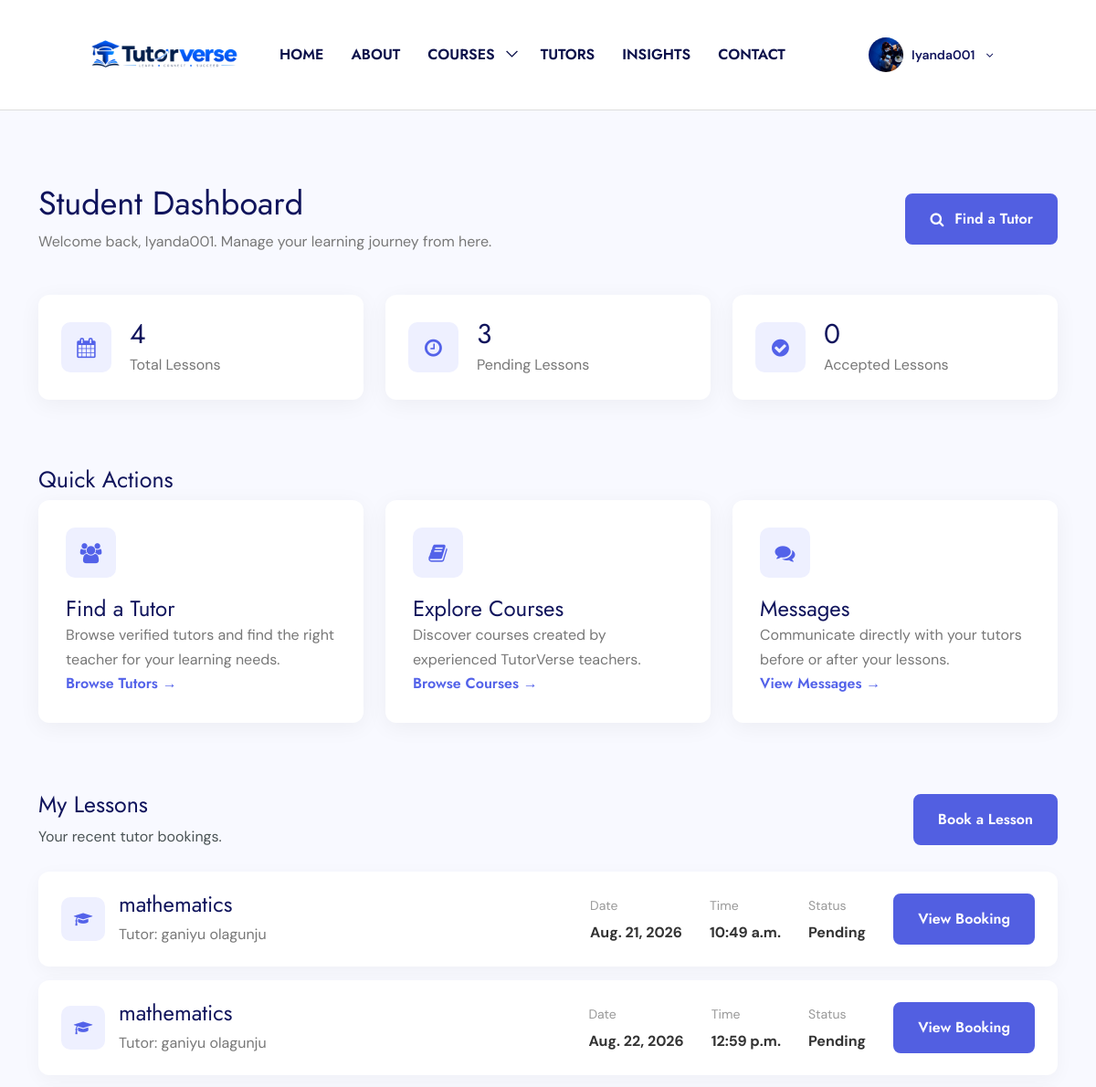
/student/ (signed in, upper part), run on an earlier commit of the app's database.
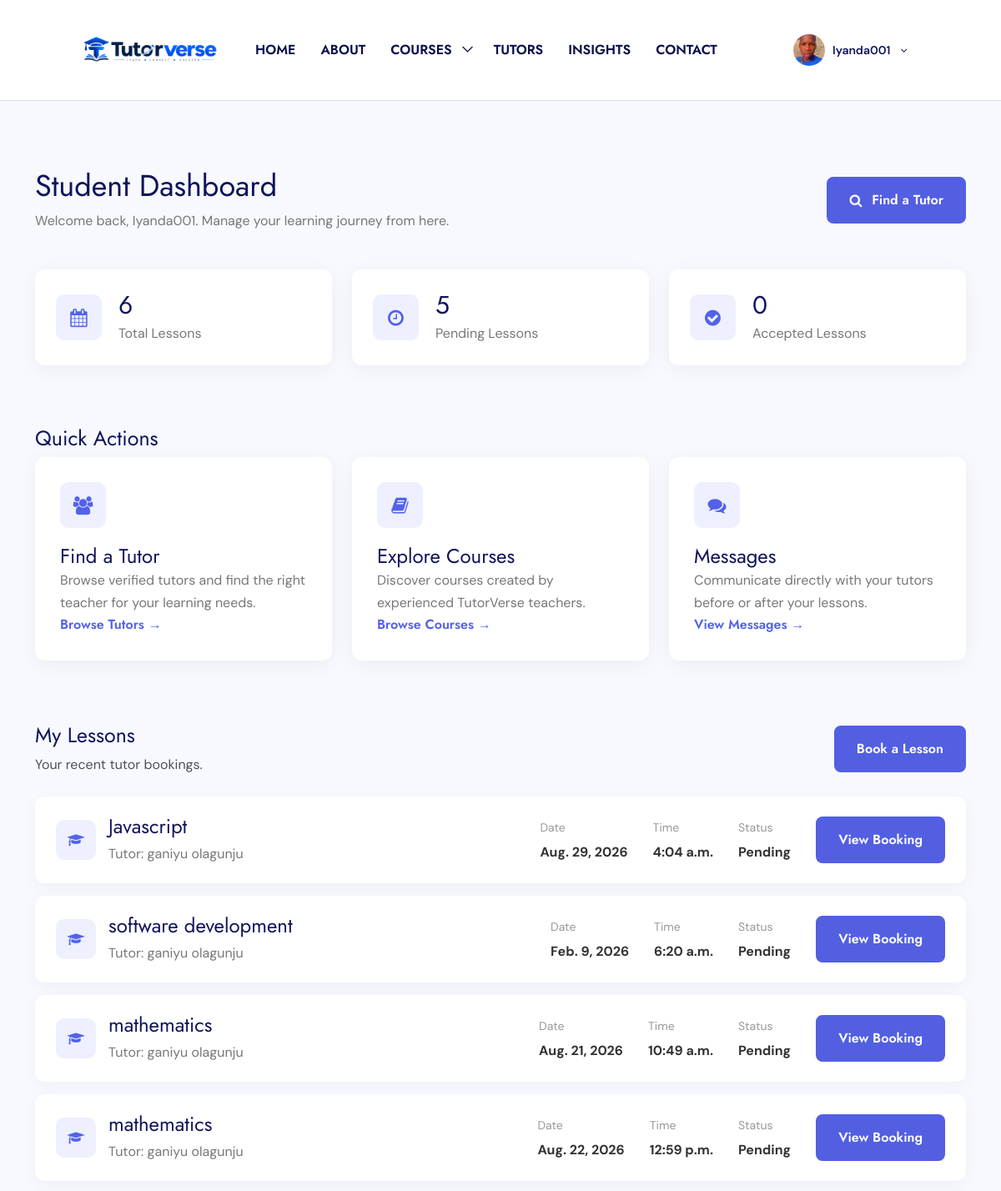
And on a later commit of the database.
### accounts/models.py (models this page shows, shortened)
class User(AbstractUser):
    ROLE_CHOICES = (
        ('student', 'Student'),
        ('teacher', 'Teacher'),
        ('admin', 'Admin'),
    )
    role = models.CharField(
        max_length=20,
        choices=ROLE_CHOICES,
        default='student'
    )
    phone_number = models.CharField(
        max_length=20,
        blank=True
    )
    profile_picture = models.ImageField(
        upload_to='profiles/',
        blank=True,
        null=True
    )

### students/models.py (models this page shows, shortened)
class StudentProfile(models.Model):
    user = models.OneToOneField(
        settings.AUTH_USER_MODEL,
        on_delete=models.CASCADE
    )
    school = models.CharField(
        max_length=200,
        blank=True
    )
    level = models.CharField(
        max_length=100,
        blank=True
    )
    city = models.CharField(
        max_length=100
    )
    state = models.CharField(
        max_length=100
    )
    profile_picture = models.ImageField(
        upload_to='students/',
        blank=True,
        null=True
    )
    joined_at = models.DateTimeField(
        auto_now_add=True
    )

### bookings/models.py (models this page shows, shortened)
class Booking(models.Model):
    STATUS_CHOICES = (
        ('pending', 'Pending'),
        ('accepted', 'Accepted'),
        ('completed', 'Completed'),
        ('cancelled', 'Cancelled'),
    )
    student = models.ForeignKey(
        settings.AUTH_USER_MODEL,
        on_delete=models.CASCADE,
        related_name="student_bookings"
    )
    teacher = models.ForeignKey(
        TeacherProfile,
        on_delete=models.CASCADE,
        related_name="teacher_bookings"
    )
    subject = models.CharField(
        max_length=150
    )
    lesson_date = models.DateField()
    lesson_time = models.TimeField()
    duration = models.PositiveIntegerField(
        default=60,
        help_text="Duration in minutes"
    )
    location = models.CharField(
        max_length=255,
        blank=True
    )
    is_online = models.BooleanField(
        default=True
    )
    meeting_link = models.URLField(
        blank=True,
        null=True
    )
    note = models.TextField(
        blank=True
    )
    status = models.CharField(
        max_length=20,
        choices=STATUS_CHOICES,
        default='pending'
    )
    booked_at = models.DateTimeField(
        auto_now_add=True
    )

### teachers/models.py (models this page shows, shortened)
class TeacherProfile(models.Model):
    LESSON_MODE = (
        ('online', 'Online'),
        ('offline', 'Offline'),
        ('both', 'Both'),
    )
    user = models.OneToOneField(
        settings.AUTH_USER_MODEL,
        on_delete=models.CASCADE
    )
    subjects = models.ManyToManyField(
        'categories.Subject',
        related_name='teachers'
    )
    bio = models.TextField()
    qualification = models.CharField(
        max_length=200
    )
    experience = models.PositiveIntegerField(
        help_text="Years of teaching experience"
    )
    hourly_rate = models.DecimalField(
        max_digits=8,
        decimal_places=2
    )
    lesson_mode = models.CharField(
        max_length=10,
        choices=LESSON_MODE,
        default='online'
    )
    city = models.CharField(
        max_length=100
    )
    state = models.CharField(
        max_length=100
    )
    latitude = models.FloatField(
        null=True,
        blank=True
    )
    longitude = models.FloatField(
        null=True,
        blank=True
    )
    profile_picture = models.ImageField(
        upload_to='teachers/',
        blank=True,
        null=True
    )
    intro_video = models.FileField(
        upload_to='teacher_videos/',
        blank=True,
        null=True
    )
    identity_document = models.FileField(
        upload_to='teacher_identity_documents/',
        blank=True,
        null=True,
        help_text="Upload a valid government-issued ID."
    )
    identity_document_type = models.CharField(
        max_length=50,
        blank=True,
        choices=(
            ('national_id', 'National ID'),
            ('drivers_license', "Driver's License"),
            ('passport', 'International Passport'),
            ('voters_card', "Voter's Card"),
            ('other', 'Other'),
        )
    )
    verified = models.BooleanField(
        default=False
    )
    is_available = models.BooleanField(
        default=True
    )
    created_at = models.DateTimeField(
        auto_now_add=True
    )

### student_dashboard/views.py (the view)
# urls.py: path('', views.dashboard, name='teacher_dashboard'),
@login_required
def dashboard(request):
    bookings = Booking.objects.filter(
        student=request.user
    ).order_by('-booked_at')
    pending_bookings = bookings.filter(
        status='pending'
    )
    accepted_bookings = bookings.filter(
        status='accepted'
    )
    context = {
        'bookings': bookings,
        'pending_bookings': pending_bookings,
        'accepted_bookings': accepted_bookings,
    }
    return render(
        request,
        'student_dashboard/dashboard.html',
        context
    )

### CORE/context_processors.py (called while the page is built)
def unread_messages(request):
    if request.user.is_authenticated:
        count = Message.objects.filter(
            receiver=request.user,
            is_read=False
        ).count()
    else:
        count = 0
    return {
        'unread_message_count': count
    }

### templates/student_dashboard/dashboard.html (shortened to what the changed rows need)
{% extends 'base.html' %}
{% load static %}
{% block content %}
<section class="section-padding student-dashboard">
    <div class="container">
        <div class="dashboard-header">
            <div>
                <h2>Student Dashboard</h2>
                <p>
                    Welcome back, {{ request.user.get_full_name|default:request.user.username }}.
                    Manage your learning journey from here.
                </p>
            </div>
        </div>
        <div class="row mb-5">
            <div class="col-lg-4 col-md-6 mb-4">
                <div class="dashboard-stat-card">
                    <div>
                        <h3>{{ bookings.count }}</h3>
                        <p>Total Lessons</p>
                    </div>
                </div>
            </div>
            <div class="col-lg-4 col-md-6 mb-4">
                <div class="dashboard-stat-card">
                    <div>
                        <h3>{{ pending_bookings.count }}</h3>
                        <p>Pending Lessons</p>
                    </div>
                </div>
            </div>
        </div>
        <div class="dashboard-section">
            {% if bookings %}
                {% for booking in bookings %}
                    <div class="booking-card">
                        <div class="booking-info">
                            <div class="booking-icon">
                                <i class="fa fa-graduation-cap"></i>
                            </div>
                            <div>
                                <h4>
                                    {{ booking.subject }}
                                </h4>
                                <p>
                                    Tutor:
                                    {{ booking.teacher.user.get_full_name|default:booking.teacher.user.username }}
                                </p>
                            </div>
                        </div>
                        <div class="booking-details">
                            <div>
                                <small>Date</small>
                                <strong>
                                    {{ booking.lesson_date }}
                                </strong>
                            </div>
                            <div>
                                <small>Time</small>
                                <strong>
                                    {{ booking.lesson_time }}
                                </strong>
                            </div>
                            <div>
                                <small>Status</small>
                                <strong>
                                    {{ booking.get_status_display }}
                                </strong>
                            </div>
                          <a href="{% url 'student_booking_detail' booking.id %}" class="btn_one">
    View Booking
</a>
                        </div>
                    </div>
                {% endfor %}
            {% endif %}
        </div>
    </div>
</section>
{% endblock %}

### templates/includes/navbar.html (shortened to what this page needs)
{% load static %}
<div id="navigation" class="navbar-light bg-faded site-navigation">
    <div class="container-fluid">
        <div class="row">
          <div class="col-20 align-self-center">
    <div class="site-logo tutorverse-logo">
        <a href="{% url 'home' %}" class="tutorverse-logo-link">
            <img
                src="{% static 'assets/img/tutor.png' %}"
                alt="Tutorverse"
                class="tutorverse-logo-image"
            >
        </a>
    </div>
</div>
            <div class="col-60 d-flex">
                <nav id="main-menu">
                    <ul>
                        <li>
                            <a href="{% url 'home' %}">
                                Home
                            </a>
                        </li>
                       <li>
                       <a href="{% url 'about' %}">About</a>
                       </li>
                        <li class="menu-item-has-children">
                            <a href="{% url 'course_list' %}">
                                Courses
                            </a>
                        </li>
                                <li>
                                    <a href="{% url 'browse_teachers' %}">
                                        Tutors
                                    </a>
                                </li>
                                <li>
                                    <a href="{% url 'blog_list' %}">
                                        Insights
                                    </a>
                                </li>
                                                            <li>
                                        <a href="{% url 'contact' %}">Contact</a>
                                    </li>
                                                        </ul>
                </nav>
            </div>
            <div class="col-20 d-none d-xl-block text-end align-self-center">
    {% if user.is_authenticated %}
        <div class="user-account">
           <button
    type="button"
    class="user-account-btn"
    onclick="toggleUserMenu()"
>
    {% if user.teacherprofile and user.teacherprofile.profile_picture %}
        <img
            src="{{ user.teacherprofile.profile_picture.url }}"
            alt="{{ user.username }}"
        >
    {% elif user.studentprofile and user.studentprofile.profile_picture %}
        <img
            src="{{ user.studentprofile.profile_picture.url }}"
            alt="{{ user.username }}"
        >
    {% else %}
        <div class="user-avatar">
            {{ user.username|first|upper }}
        </div>
    {% endif %}
    <span>
        {{ user.get_full_name|default:user.username }}
    </span>
    <i class="fa fa-angle-down"></i>
</button>
        </div>
    {% endif %}
</div>
        </div>
    </div>
</div>

What changed in the data, as far as the page shows it:
changed User "Iyanda001": studentprofile.profile_picture: a different picture
added Booking: subject "Javascript", teacher.user.get_full_name "ganiyu olagunju", lesson_date "Aug. 29, 2026", lesson_time "4:04 a.m.", status "Pending"
added Booking: subject "software development", teacher.user.get_full_name "ganiyu olagunju", lesson_date "Feb. 9, 2026", lesson_time "6:20 a.m.", status "Pending"
Also different on the page:
{{ bookings.count }}: "4" → "6"
{{ pending_bookings.count }}: "3" → "5"
